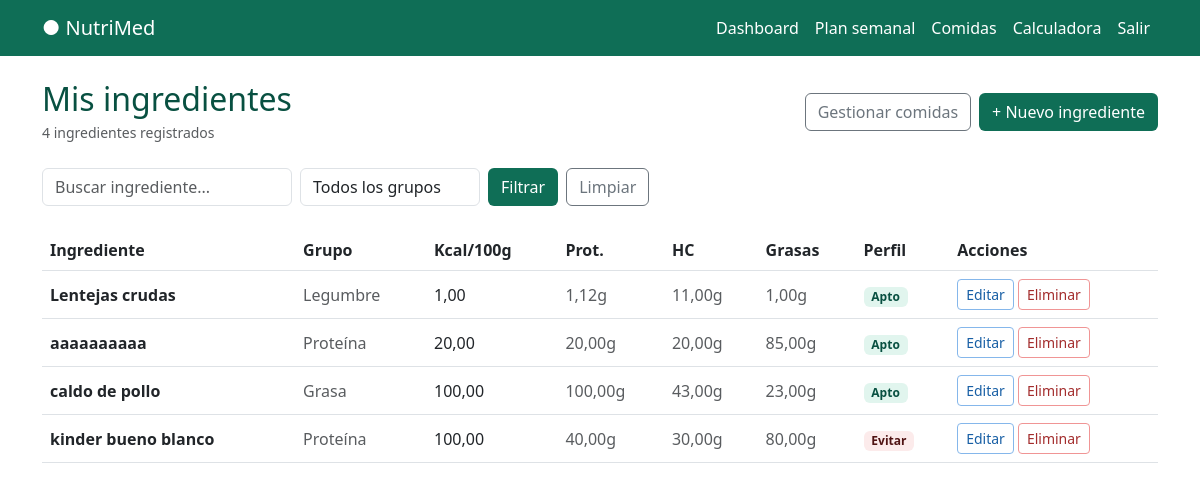
The app's page /alimentos/ (signed in), older data.
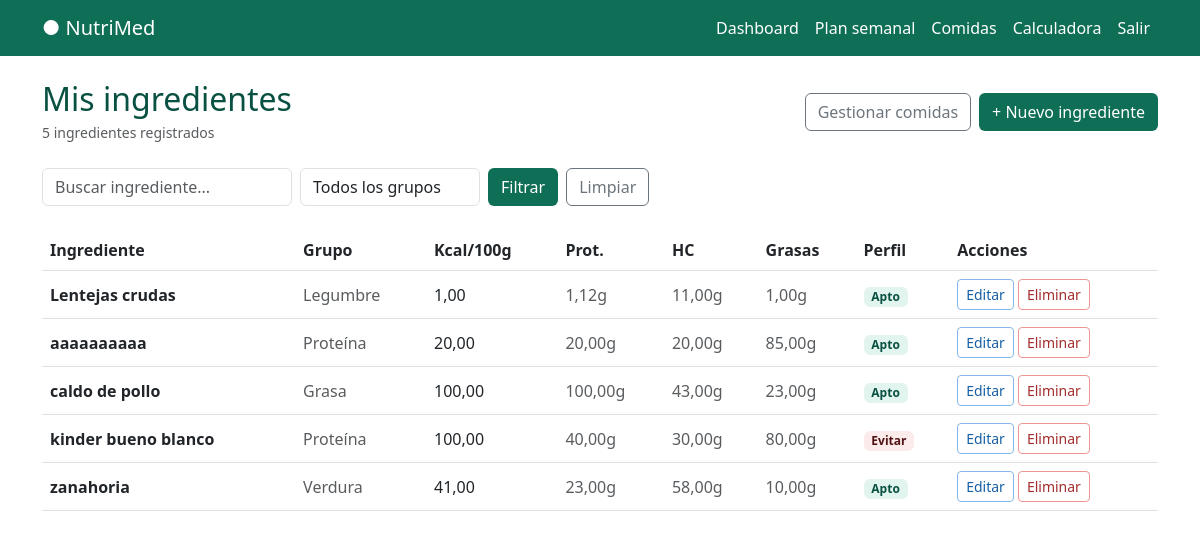
The same page, newer data.
### alimentos/models.py (models this page shows, shortened)
class Alimentos(models.Model):
    GRUPOS = [
       ('verdura', 'Verdura'),
        ('fruta', 'Fruta'),
        ('cereal', 'Cereal'),
        ('legumbre', 'Legumbre'),
        ('proteina', 'Proteína'),
        ('lacteo', 'Lácteo'),
        ('grasa', 'Grasa'),
        ('otro', 'Otro'),
    ]
    PERFIL = [
         ('apto', 'Apto'),
        ('moderado', 'Moderado'),
        ('evitar', 'Evitar'),
    ]
    usuario = models.ForeignKey(User, on_delete=models.CASCADE)
    nombre = models.CharField(max_length=200)
    grupo = models.CharField(max_length=50, choices=GRUPOS)
    calorias = models.DecimalField(max_digits=6, decimal_places=2)
    proteinas = models.DecimalField(max_digits=5, decimal_places=2)
    hidratos = models.DecimalField(max_digits=5, decimal_places=2)
    grasas = models.DecimalField(max_digits=5, decimal_places=2)
    fibra = models.DecimalField(max_digits=5, decimal_places=2, default=0)
    sodio = models.DecimalField(max_digits=6, decimal_places=2, default=0)
    azucares = models.DecimalField(max_digits=5, decimal_places=2, default=0)
    perfil_medico = models.CharField(max_length=20, choices=PERFIL, default='apto')
    notas = models.TextField(blank=True)
    creado = models.DateTimeField(auto_now_add=True)
    class Meta:
        ordering = ['nombre']

### alimentos/views.py (the view)
# urls.py: path('', views.lista_alimentos, name='lista_alimentos'),
@login_required
def lista_alimentos(request):
    repo = AlimentoRepository(request.user)
    query = request.GET.get('q', '').strip()
    grupo = request.GET.get('grupo', '')
    if query:
        alimentos = repo.buscar(query)
    elif grupo:
        alimentos = repo.get_by_grupo(grupo)
    else:
        alimentos = repo.get_all()
    context = {
        'alimentos': alimentos,
        'query': query,
        'grupo_sel': grupo,
        'total': repo.contar(),
        'grupos': [('verdura','Verdura'),('fruta','Fruta'),('cereal','Cereal'),
                   ('legumbre','Legumbre'),('proteina','Proteína'),('lacteo','Lácteo'),
                   ('grasa','Grasa'),('otro','Otro')],
    }
    return render(request, 'alimentos/lista.html', context)

### alimentos/repositories.py (called while the page is built)
    def get_all(self):
        return Alimentos.objects.filter(usuario=self.usuario)

    def contar(self):
        return Alimentos.objects.filter(usuario=self.usuario).count()

### templates/alimentos/lista.html (shortened to what this page needs)
{% extends 'base.html' %}
{% block content %}
<div class="container py-4">
  <div class="d-flex justify-content-between align-items-center mb-4">
    <div>
      <h2 style="color:#085041;margin-bottom:2px">Mis ingredientes</h2>
      <span class="text-muted small">{{ total }} ingrediente{% if total != 1 %}s{% endif %} registrado{% if total != 1 %}s{% endif %}</span>
    </div>
    <div class="d-flex gap-2">
      <a href="{% url 'lista_comidas' %}" class="btn btn-outline-secondary">Gestionar comidas</a>
      <a href="{% url 'crear_alimento' %}" class="btn text-white" style="background:#0F6E56">+ Nuevo ingrediente</a>
    </div>
  </div>
  <form method="GET" class="d-flex gap-2 mb-4">
    <input type="text" name="q" value="{{ query }}" class="form-control" placeholder="Buscar ingrediente..." style="max-width:250px">
    <select name="grupo" class="form-control" style="max-width:180px">
      <option value="">Todos los grupos</option>
    </select>
    <button type="submit" class="btn text-white" style="background:#0F6E56">Filtrar</button>
    <a href="{% url 'lista_alimentos' %}" class="btn btn-outline-secondary">Limpiar</a>
  </form>
  <div class="table-responsive">
    <table class="table table-hover align-middle">
      <thead style="background:#E1F5EE">
        <tr>
          <th>Ingrediente</th>
          <th>Grupo</th>
          <th>Kcal/100g</th>
          <th>Prot.</th>
          <th>HC</th>
          <th>Grasas</th>
          <th>Perfil</th>
          <th>Acciones</th>
        </tr>
      </thead>
      <tbody>
        {% for alimento in alimentos %}
        <tr>
          <td><strong>{{ alimento.nombre }}</strong></td>
          <td class="text-muted">{{ alimento.get_grupo_display }}</td>
          <td>{{ alimento.calorias }}</td>
          <td class="text-muted">{{ alimento.proteinas }}g</td>
          <td class="text-muted">{{ alimento.hidratos }}g</td>
          <td class="text-muted">{{ alimento.grasas }}g</td>
          <td>
            {% if alimento.perfil_medico == 'apto' %}
              <span class="badge" style="background:#E1F5EE;color:#085041">Apto</span>
            {% elif alimento.perfil_medico == 'moderado' %}
              <span class="badge" style="background:#FAEEDA;color:#412402">Moderado</span>
            {% else %}
              <span class="badge" style="background:#FCEBEB;color:#501313">Evitar</span>
            {% endif %}
          </td>
          <td>
            <div class="d-flex gap-1">
              <a href="{% url 'editar_alimento' alimento.id %}" class="btn btn-sm" style="border:0.5px solid #85B7EB;color:#185FA5">Editar</a>
              <a href="{% url 'eliminar_alimento' alimento.id %}" class="btn btn-sm" style="border:0.5px solid #F09595;color:#A32D2D">Eliminar</a>
            </div>
          </td>
        </tr>
        {% empty %}
        <tr>
          <td colspan="8" class="text-center text-muted py-4">
            No tienes ingredientes todavía. <a href="{% url 'crear_alimento' %}" style="color:#0F6E56">Añade el primero</a>
          </td>
        </tr>
        {% endfor %}
      </tbody>
    </table>
  </div>
</div>
{% endblock %}

Row changes from the older to the newer data that the page shows:
added Alimentos: nombre "zanahoria", grupo "Verdura", calorias "41,00", proteinas "23,00", hidratos "58,00", grasas "10,00", perfil_medico "Apto"
Text that changed along with them:
{{ total }}: "4" → "5"
